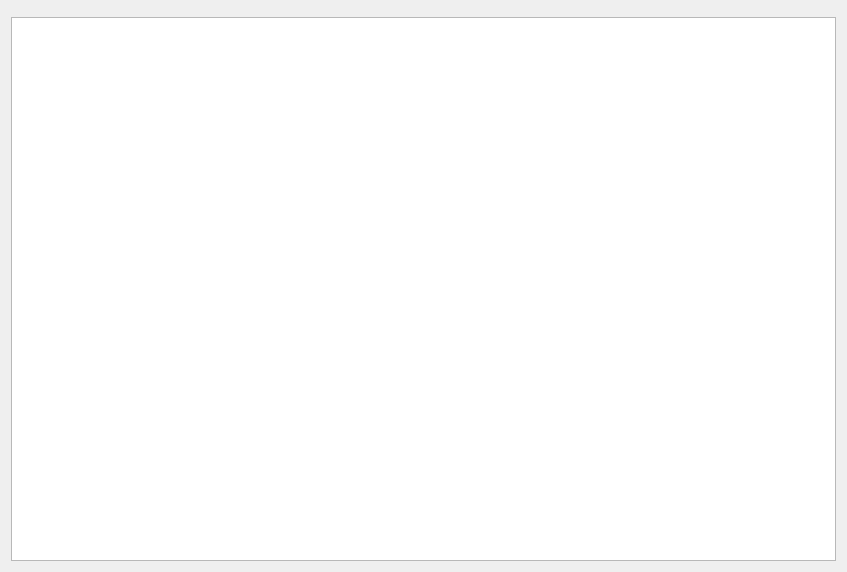
<?xml version="1.0" encoding="UTF-8"?>
<ui version="4.0">
 <class>FileBrowserWidget</class>
 <widget class="QWidget" name="FileBrowserWidget">
  <property name="geometry">
   <rect>
    <x>0</x>
    <y>0</y>
    <width>847</width>
    <height>572</height>
   </rect>
  </property>
  <property name="windowTitle">
   <string>File Browser</string>
  </property>
  <layout class="QVBoxLayout" name="verticalLayout">
   <item alignment="Qt::AlignLeft">
    <widget class="PathLabel" name="pathLabel">
     <property name="frameShape">
      <enum>QFrame::StyledPanel</enum>
     </property>
     <property name="frameShadow">
      <enum>QFrame::Raised</enum>
     </property>
    </widget>
   </item>
   <item>
    <widget class="QTableView" name="tableView">
     <property name="editTriggers">
      <set>QAbstractItemView::NoEditTriggers</set>
     </property>
     <property name="alternatingRowColors">
      <bool>true</bool>
     </property>
     <property name="selectionMode">
      <enum>QAbstractItemView::SingleSelection</enum>
     </property>
     <property name="selectionBehavior">
      <enum>QAbstractItemView::SelectRows</enum>
     </property>
     <property name="showGrid">
      <bool>false</bool>
     </property>
     <attribute name="horizontalHeaderStretchLastSection">
      <bool>true</bool>
     </attribute>
     <attribute name="verticalHeaderVisible">
      <bool>false</bool>
     </attribute>
    </widget>
   </item>
  </layout>
 </widget>
 <customwidgets>
  <customwidget>
   <class>PathLabel</class>
   <extends>QFrame</extends>
   <header>pathlabel.h</header>
   <container>1</container>
  </customwidget>
 </customwidgets>
 <resources/>
 <connections/>
</ui>
